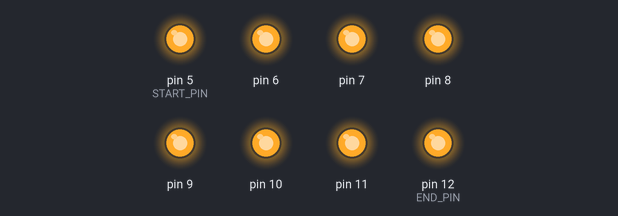
Bench run of a sketch on a simulated Arduino Nano, built with avr-gcc and run on an emulated ATmega328P. Shown: output pins drawn as LEDs (lit = HIGH).

Above: at 0.05 s.
At 0.45 s:
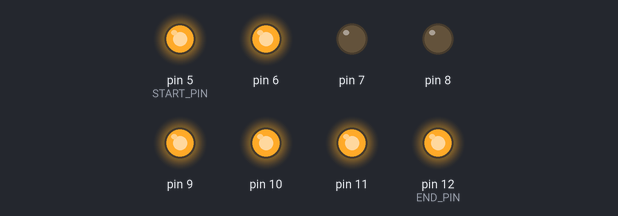
At 0.85 s:
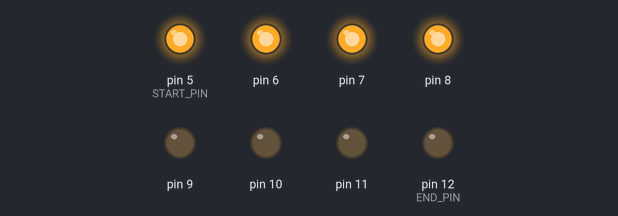
At 1.75 s:
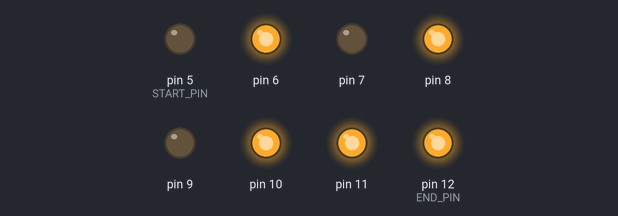
At 2.65 s:
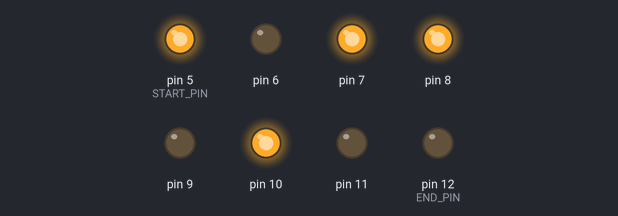
At 3.56 s:
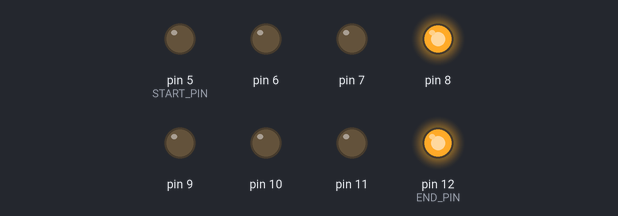
Timing chart, 0 to 3.9 s (numbered marks = the images above):
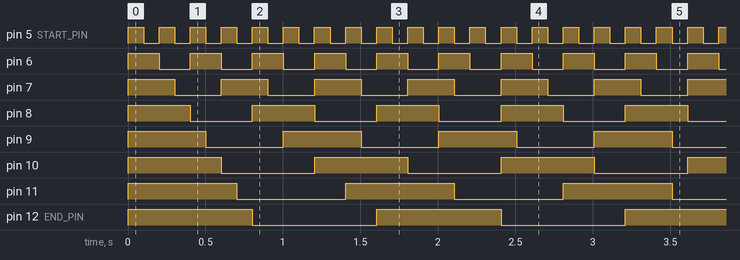

Measured:
- by itself, pin 5 (START_PIN): alternates HIGH for 0.10 s and LOW for 0.10 s
- by itself, pin 6: alternates HIGH for 0.20 s and LOW for 0.20 s
- by itself, pin 7: alternates HIGH for 0.30 s and LOW for 0.30 s
- by itself, pin 8: alternates HIGH for 0.40 s and LOW for 0.40 s
- by itself, pin 9: alternates HIGH for 0.50 s and LOW for 0.50 s
- by itself, pin 10: alternates HIGH for 0.60 s and LOW for 0.60 s
- by itself, pin 11: alternates HIGH for 0.70 s and LOW for 0.70 s
- by itself, pin 12 (END_PIN): alternates HIGH for 0.80 s and LOW for 0.80 s

The sketch:

LogicAnalyzerTest.ino
```cpp
/*
  LogicTester

  Switches on and off 8 digital pins in a specific pattern. This can be used to test a logic analyzer.

 see also:
  https://iamzxlee.wordpress.com/2015/09/15/usb-logic-analyzer-review/
*/

// Pins used for arduino nano are pins 5 to 12:
// see http://www.circuitstoday.com/arduino-nano-tutorial-pinout-schematics
const unsigned short START_PIN=5;
const unsigned short END_PIN=12;
const unsigned short PIN_RANGE=END_PIN-START_PIN+1;

const unsigned long ULONG_MAX=4294967295;
const unsigned int time2wait=100;


void setup()
{
  for ( unsigned short pin=START_PIN; pin<=END_PIN; ++pin )
  {
    pinMode(pin, OUTPUT);
    digitalWrite(pin, HIGH);
  }
}

void loop()
{
    unsigned long counter = 1;
    unsigned short channel = 1;
    unsigned short pin = 0;
    for(  counter=1; counter<=ULONG_MAX; ++counter )
    {
        delay(time2wait);
        for(channel=1; channel<=PIN_RANGE; ++channel)
        {
            if (counter%channel == 0)
            {
                pin=channel+START_PIN-1;                // calculate output pin from channel
                digitalWrite(pin, !digitalRead(pin));   // toggle output pin
            }
        }
    }
}
```
